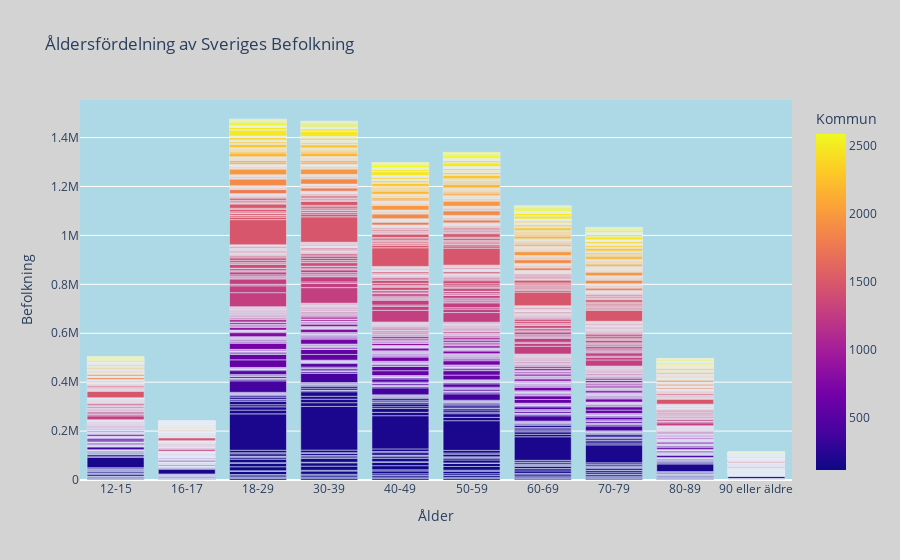

Source (notebook cell):
### Code cell
fig = px.bar(Vaccinerade_kommun_ålder, x='Ålder', y='Befolkning', title='Åldersfördelning av Sveriges Befolkning', color='Kommun')
fig.update_layout(
    plot_bgcolor='lightblue', 
    paper_bgcolor='lightgrey' 
)
fig.show()

### Figure 1 — Plotly figure (JSON) as saved in the notebook; plotly's stock layout.template omitted (floating-point values rounded to 4 significant figures; data arrays with more than 128 entries replaced by an {"elided": "..."} marker saying what was removed)
{"data": [{"alignmentgroup": "True", "hovertemplate": "Ålder=%{x}<br>Befolkning=%{y}<br>Kommun=%{marker.color}<extra></extra>", "legendgroup": "", "marker": {"color": {"elided": "2900 int values"}, "coloraxis": "coloraxis", "pattern": {"shape": ""}}, "name": "", "offsetgroup": "", "orientation": "v", "showlegend": false, "textposition": "auto", "type": "bar", "x": {"elided": "2900 str values"}, "xaxis": "x", "y": {"elided": "2900 int values"}, "yaxis": "y"}], "layout": {"barmode": "relative", "coloraxis": {"colorbar": {"title": {"text": "Kommun"}}, "colorscale": [[0, "#0d0887"], [0.1111, "#46039f"], [0.2222, "#7201a8"], [0.3333, "#9c179e"], [0.4444, "#bd3786"], [0.5556, "#d8576b"], [0.6667, "#ed7953"], [0.7778, "#fb9f3a"], [0.8889, "#fdca26"], [1, "#f0f921"]]}, "legend": {"tracegroupgap": 0}, "paper_bgcolor": "lightgrey", "plot_bgcolor": "lightblue", "title": {"text": "Åldersfördelning av Sveriges Befolkning"}, "xaxis": {"anchor": "y", "domain": [0, 1], "title": {"text": "Ålder"}}, "yaxis": {"anchor": "x", "domain": [0, 1], "title": {"text": "Befolkning"}}}}
